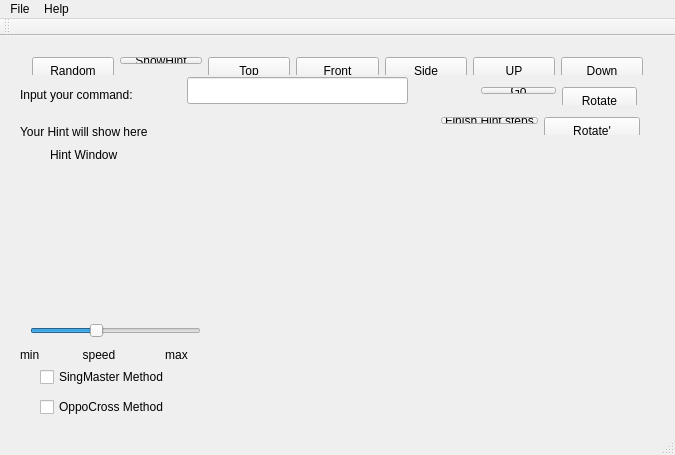
<?xml version="1.0" encoding="UTF-8"?>
<ui version="4.0">
 <class>MainWindow</class>
 <widget class="QMainWindow" name="MainWindow">
  <property name="geometry">
   <rect>
    <x>0</x>
    <y>0</y>
    <width>675</width>
    <height>455</height>
   </rect>
  </property>
  <property name="windowTitle">
   <string>Rubics cube</string>
  </property>
  <property name="windowIcon">
   <iconset>
    <normaloff>../Робочий стіл/cube.png</normaloff>../Робочий стіл/cube.png</iconset>
  </property>
  <widget class="QWidget" name="centralWidget">
   <widget class="QWidget" name="horizontalLayoutWidget">
    <property name="geometry">
     <rect>
      <x>30</x>
      <y>130</y>
      <width>181</width>
      <height>141</height>
     </rect>
    </property>
    <layout class="QHBoxLayout" name="horizontalLayout"/>
   </widget>
   <widget class="QLabel" name="testoutput">
    <property name="geometry">
     <rect>
      <x>20</x>
      <y>80</y>
      <width>271</width>
      <height>31</height>
     </rect>
    </property>
    <property name="text">
     <string>Your Hint will show here</string>
    </property>
   </widget>
   <widget class="QLineEdit" name="InputRotateName">
    <property name="geometry">
     <rect>
      <x>187</x>
      <y>41</y>
      <width>221</width>
      <height>27</height>
     </rect>
    </property>
    <property name="text">
     <string/>
    </property>
   </widget>
   <widget class="QWidget" name="horizontalLayoutWidget_2">
    <property name="geometry">
     <rect>
      <x>250</x>
      <y>120</y>
      <width>401</width>
      <height>251</height>
     </rect>
    </property>
    <layout class="QHBoxLayout" name="horizontalLayout_2"/>
   </widget>
   <widget class="QSlider" name="speedSlider">
    <property name="geometry">
     <rect>
      <x>30</x>
      <y>280</y>
      <width>171</width>
      <height>29</height>
     </rect>
    </property>
    <property name="minimum">
     <number>4</number>
    </property>
    <property name="maximum">
     <number>20</number>
    </property>
    <property name="value">
     <number>10</number>
    </property>
    <property name="orientation">
     <enum>Qt::Horizontal</enum>
    </property>
    <property name="tickInterval">
     <number>5</number>
    </property>
   </widget>
   <widget class="QLabel" name="label">
    <property name="geometry">
     <rect>
      <x>20</x>
      <y>310</y>
      <width>191</width>
      <height>17</height>
     </rect>
    </property>
    <property name="text">
     <string>min             speed               max</string>
    </property>
   </widget>
   <widget class="QLabel" name="label_2">
    <property name="geometry">
     <rect>
      <x>50</x>
      <y>110</y>
      <width>101</width>
      <height>17</height>
     </rect>
    </property>
    <property name="text">
     <string>Hint Window</string>
    </property>
   </widget>
   <widget class="QLabel" name="label_3">
    <property name="geometry">
     <rect>
      <x>20</x>
      <y>50</y>
      <width>142</width>
      <height>17</height>
     </rect>
    </property>
    <property name="text">
     <string>Input your command:</string>
    </property>
   </widget>
   <widget class="QWidget" name="layoutWidget">
    <property name="geometry">
     <rect>
      <x>21</x>
      <y>10</y>
      <width>633</width>
      <height>29</height>
     </rect>
    </property>
    <layout class="QHBoxLayout" name="horizontalLayout_3">
     <item>
      <widget class="QPushButton" name="RandomButton">
       <property name="minimumSize">
        <size>
         <width>0</width>
         <height>27</height>
        </size>
       </property>
       <property name="toolTip">
        <string>R</string>
       </property>
       <property name="statusTip">
        <string>R</string>
       </property>
       <property name="text">
        <string>Random</string>
       </property>
       <property name="shortcut">
        <string>R</string>
       </property>
      </widget>
     </item>
     <item>
      <widget class="QPushButton" name="ShowHintButton">
       <property name="toolTip">
        <string>S</string>
       </property>
       <property name="statusTip">
        <string>S</string>
       </property>
       <property name="text">
        <string>ShowHint</string>
       </property>
       <property name="shortcut">
        <string>S</string>
       </property>
      </widget>
     </item>
     <item>
      <widget class="QPushButton" name="SelectUPAxisButton">
       <property name="minimumSize">
        <size>
         <width>0</width>
         <height>27</height>
        </size>
       </property>
       <property name="toolTip">
        <string>T</string>
       </property>
       <property name="statusTip">
        <string>T</string>
       </property>
       <property name="text">
        <string>Top</string>
       </property>
       <property name="shortcut">
        <string>T</string>
       </property>
      </widget>
     </item>
     <item>
      <widget class="QPushButton" name="SelectFDAxisButton">
       <property name="minimumSize">
        <size>
         <width>0</width>
         <height>27</height>
        </size>
       </property>
       <property name="toolTip">
        <string>F</string>
       </property>
       <property name="statusTip">
        <string>F</string>
       </property>
       <property name="text">
        <string>Front</string>
       </property>
       <property name="shortcut">
        <string>F</string>
       </property>
      </widget>
     </item>
     <item>
      <widget class="QPushButton" name="SelectSDAxisButton">
       <property name="minimumSize">
        <size>
         <width>0</width>
         <height>27</height>
        </size>
       </property>
       <property name="toolTip">
        <string>D</string>
       </property>
       <property name="statusTip">
        <string>D</string>
       </property>
       <property name="text">
        <string>Side</string>
       </property>
       <property name="shortcut">
        <string>D</string>
       </property>
      </widget>
     </item>
     <item>
      <widget class="QPushButton" name="PreviousLayerButton">
       <property name="minimumSize">
        <size>
         <width>0</width>
         <height>27</height>
        </size>
       </property>
       <property name="toolTip">
        <string>Up</string>
       </property>
       <property name="statusTip">
        <string>Up</string>
       </property>
       <property name="text">
        <string>UP</string>
       </property>
       <property name="shortcut">
        <string>Up</string>
       </property>
      </widget>
     </item>
     <item>
      <widget class="QPushButton" name="NextLayerButton">
       <property name="minimumSize">
        <size>
         <width>0</width>
         <height>27</height>
        </size>
       </property>
       <property name="toolTip">
        <string>Down</string>
       </property>
       <property name="statusTip">
        <string>Down</string>
       </property>
       <property name="text">
        <string>Down</string>
       </property>
       <property name="shortcut">
        <string>Down</string>
       </property>
      </widget>
     </item>
    </layout>
   </widget>
   <widget class="QWidget" name="layoutWidget">
    <property name="geometry">
     <rect>
      <x>470</x>
      <y>40</y>
      <width>178</width>
      <height>29</height>
     </rect>
    </property>
    <layout class="QHBoxLayout" name="horizontalLayout_4">
     <item>
      <widget class="QPushButton" name="R_Rotatebutton">
       <property name="toolTip">
        <string>G</string>
       </property>
       <property name="statusTip">
        <string>G</string>
       </property>
       <property name="text">
        <string>Go</string>
       </property>
       <property name="shortcut">
        <string>G</string>
       </property>
      </widget>
     </item>
     <item>
      <widget class="QPushButton" name="CounterRotate">
       <property name="minimumSize">
        <size>
         <width>0</width>
         <height>27</height>
        </size>
       </property>
       <property name="toolTip">
        <string>space</string>
       </property>
       <property name="statusTip">
        <string>space</string>
       </property>
       <property name="text">
        <string>Rotate</string>
       </property>
       <property name="shortcut">
        <string>Space</string>
       </property>
      </widget>
     </item>
    </layout>
   </widget>
   <widget class="QWidget" name="layoutWidget">
    <property name="geometry">
     <rect>
      <x>430</x>
      <y>70</y>
      <width>221</width>
      <height>29</height>
     </rect>
    </property>
    <layout class="QHBoxLayout" name="horizontalLayout_5">
     <item>
      <widget class="QPushButton" name="finishhintbutton">
       <property name="toolTip">
        <string>H</string>
       </property>
       <property name="statusTip">
        <string>H</string>
       </property>
       <property name="text">
        <string>Finish Hint steps</string>
       </property>
       <property name="shortcut">
        <string>H</string>
       </property>
      </widget>
     </item>
     <item>
      <widget class="QPushButton" name="RotateButton">
       <property name="minimumSize">
        <size>
         <width>0</width>
         <height>27</height>
        </size>
       </property>
       <property name="toolTip">
        <string>C</string>
       </property>
       <property name="statusTip">
        <string>C</string>
       </property>
       <property name="text">
        <string>Rotate'</string>
       </property>
       <property name="shortcut">
        <string>C</string>
       </property>
      </widget>
     </item>
    </layout>
   </widget>
   <widget class="QCheckBox" name="singmastercheck">
    <property name="geometry">
     <rect>
      <x>40</x>
      <y>330</y>
      <width>161</width>
      <height>22</height>
     </rect>
    </property>
    <property name="text">
     <string>SingMaster Method</string>
    </property>
   </widget>
   <widget class="QCheckBox" name="Oppocrosscheck">
    <property name="geometry">
     <rect>
      <x>40</x>
      <y>360</y>
      <width>171</width>
      <height>22</height>
     </rect>
    </property>
    <property name="text">
     <string>OppoCross Method</string>
    </property>
   </widget>
  </widget>
  <widget class="QMenuBar" name="menuBar">
   <property name="geometry">
    <rect>
     <x>0</x>
     <y>0</y>
     <width>675</width>
     <height>25</height>
    </rect>
   </property>
   <widget class="QMenu" name="menuFile">
    <property name="title">
     <string>File</string>
    </property>
    <addaction name="actionNew"/>
    <addaction name="actionSave"/>
    <addaction name="actionLoad"/>
   </widget>
   <widget class="QMenu" name="menuHelp">
    <property name="title">
     <string>Help</string>
    </property>
    <addaction name="actionAbout"/>
    <addaction name="actionAbout_Qt"/>
    <addaction name="actionAuthor"/>
    <addaction name="actionAbout_the_hint"/>
   </widget>
   <addaction name="menuFile"/>
   <addaction name="menuHelp"/>
  </widget>
  <widget class="QToolBar" name="mainToolBar">
   <attribute name="toolBarArea">
    <enum>TopToolBarArea</enum>
   </attribute>
   <attribute name="toolBarBreak">
    <bool>false</bool>
   </attribute>
  </widget>
  <widget class="QStatusBar" name="statusBar"/>
  <action name="actionNew">
   <property name="text">
    <string>New</string>
   </property>
  </action>
  <action name="actionSave_Image">
   <property name="text">
    <string>Save Image</string>
   </property>
  </action>
  <action name="actionAbout">
   <property name="text">
    <string>About</string>
   </property>
  </action>
  <action name="actionAbout_Qt">
   <property name="text">
    <string>About Qt</string>
   </property>
  </action>
  <action name="actionAuthor">
   <property name="text">
    <string>Author</string>
   </property>
  </action>
  <action name="actionSave">
   <property name="text">
    <string>Save</string>
   </property>
  </action>
  <action name="actionLoad">
   <property name="text">
    <string>Load</string>
   </property>
  </action>
  <action name="actionAbout_the_hint">
   <property name="text">
    <string>About the hint</string>
   </property>
  </action>
 </widget>
 <layoutdefault spacing="6" margin="11"/>
 <resources/>
 <connections>
  <connection>
   <sender>finishhintbutton</sender>
   <signal>clicked()</signal>
   <receiver>ShowHintButton</receiver>
   <slot>click()</slot>
   <hints>
    <hint type="sourcelabel">
     <x>407</x>
     <y>121</y>
    </hint>
    <hint type="destinationlabel">
     <x>168</x>
     <y>61</y>
    </hint>
   </hints>
  </connection>
 </connections>
 <slots>
  <slot>SaveImageToFile()</slot>
 </slots>
</ui>
